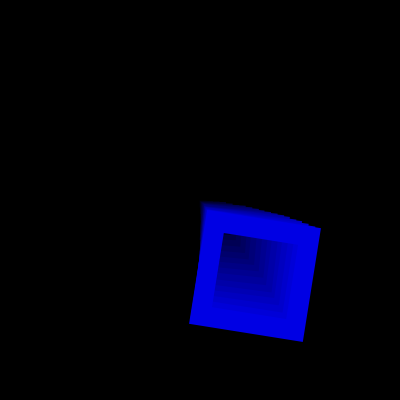
Frame 1 (no input)
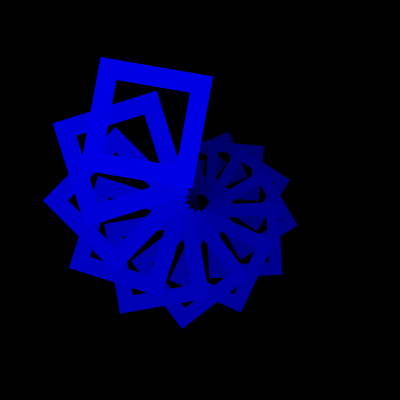
Frame 60 (the mouse pressed at the canvas centre just before this capture)
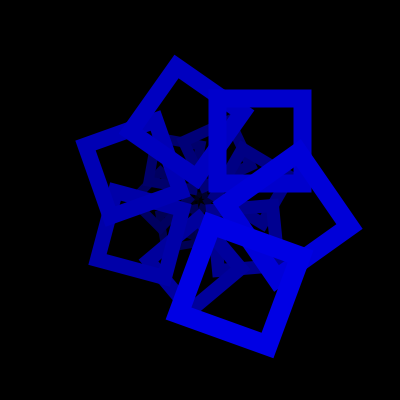
Frame 120 (the mouse held since frame 60 and released just before this capture)

The Processing sketch that drew these frames (run headless with seeded random() and noise(); from frame 60 on, the mouse is pressed at the canvas centre):

// Processing sketch: processing_155242
// ── processing_155242.pde

//The MIT License (MIT) - See Licence.txt for details

//Copyright (c) 2013 Mick Grierson, Matthew Yee-King, Marco Gillies

/*
This doesn't use any trigonometry (no sin, cos or tan stuff, and no PI), 
but has a very similar affect.
 It uses a value I've called 'time' to keep things moving round. Have a play with it. 
*/

/* Adapted by Adriana Rodarte
    includes GifAnimation library http://extrapixel.github.io/gif-animation/ 
    Libraries non supported in openprocessing.org
    press any key for exporting sketch as GIF Animation
*/

//import gifAnimation.*;
//GifMaker gifExport;

float increaseTime = 0.008; 
float time = 0; /* This is going to function as a clock. We'll update it with a value every time a frame gets drawn*/
static int   FRAME_RATE = 20;
 
void setup() {
size(400,400);/* setup the size */
frameRate(FRAME_RATE);/* This sets the current frameRate */

  //gifExport = new GifMaker(this, "export.gif");
  
  // make it a looping animation
  //gifExport.setRepeat(0); 
  //gifExport.setTransparent(255, 255, 255); 
}
 
void draw() {/* this does the drawing once per frame */
  background(0); /* clear the screen with black*/
  translate(width/2,height/2); /* translate all the drawing to the middle of the screen */
  noFill(); /*stop the computer filling in shapes*/
  time=time+increaseTime; /* update the value in the variable 'time'. 
  This means that we add 1 to 'time' every frame */
  for (int i = 0;i < 20; i++) { /* this for loop organises the drawing. It will do the drawing 20 times (between 0 and 19)  */
  rotate(time); /* rotate the coordinate system a bit */
 
  stroke(0,0,i*12); /* Stroke color: Blue value starts at 0 up to 19*12 =228 */
  /* Stroke color starts at 0,0,0 Black Ends at 0,0,228*/
  strokeWeight(1+i); 
  rect(i,i,i*5,i*5); /* this is the actual drawing.
  This says 'Draw a line, starting from i,i (x and y location), and being of size i*5 in both width and depth
  because it's in a for loop, it gets 'called' (used) 20 times, with a different value for 'i' each time */

  }
  //gifExport.setDelay(1000/FRAME_RATE);
  //gifExport.addFrame();
}
/*
void keyPressed() {
  gifExport.finish();
  println("gif exported");
}
*/
